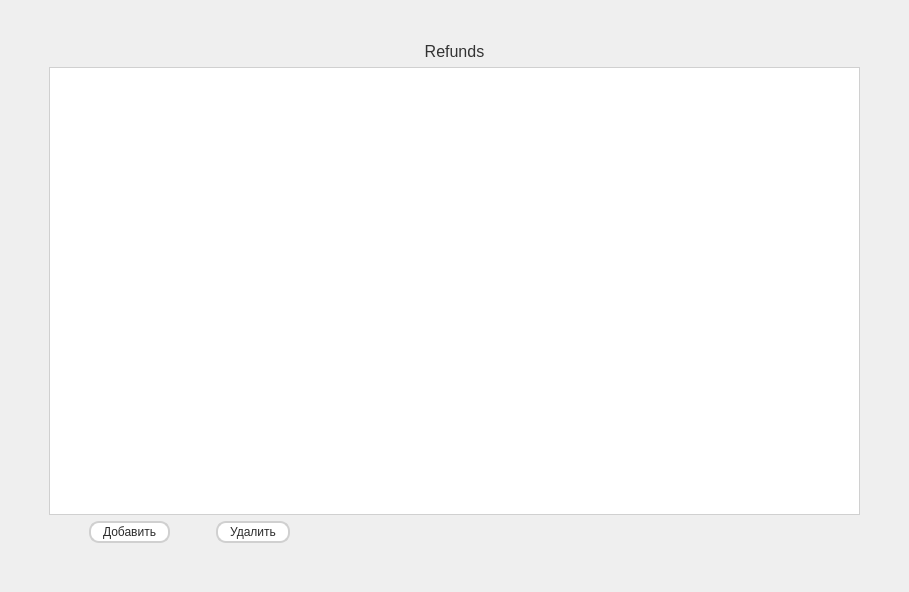
        <widget class="QWidget" name="tab_8">
         <attribute name="title">
          <string>Refunds</string>
         </attribute>
         <widget class="QWidget" name="layoutWidget">
          <property name="geometry">
           <rect>
            <x>9</x>
            <y>2</y>
            <width>891</width>
            <height>581</height>
           </rect>
          </property>
          <layout class="QVBoxLayout" name="verticalLayout_15">
           <item>
            <spacer name="verticalSpacer_7">
             <property name="orientation">
              <enum>Qt::Orientation::Vertical</enum>
             </property>
             <property name="sizeType">
              <enum>QSizePolicy::Policy::Minimum</enum>
             </property>
             <property name="sizeHint" stdset="0">
              <size>
               <width>20</width>
               <height>40</height>
              </size>
             </property>
            </spacer>
           </item>
           <item>
            <layout class="QHBoxLayout" name="horizontalLayout_13">
             <item>
              <spacer name="horizontalSpacer_32">
               <property name="orientation">
                <enum>Qt::Orientation::Horizontal</enum>
               </property>
               <property name="sizeType">
                <enum>QSizePolicy::Policy::Minimum</enum>
               </property>
               <property name="sizeHint" stdset="0">
                <size>
                 <width>40</width>
                 <height>20</height>
                </size>
               </property>
              </spacer>
             </item>
             <item>
              <layout class="QVBoxLayout" name="RefundFullLayout">
               <property name="sizeConstraint">
                <enum>QLayout::SizeConstraint::SetDefaultConstraint</enum>
               </property>
               <item>
                <layout class="QVBoxLayout" name="verticalLayout_13">
                 <item>
                  <widget class="QLabel" name="label_13">
                   <property name="styleSheet">
                    <string notr="true">color: #333333;
font-size: 12pt;
</string>
                   </property>
                   <property name="text">
                    <string>Refunds</string>
                   </property>
                   <property name="alignment">
                    <set>Qt::AlignmentFlag::AlignCenter</set>
                   </property>
                  </widget>
                 </item>
                 <item>
                  <widget class="QTableView" name="refundsAdmin">
                   <property name="styleSheet">
                    <string notr="true">QTableView {
    background-color: #ffffff;
    gridline-color: #d0d0d0;
    alternate-background-color: #f9f9f9;
    color: #2c2c2c;
    border: 1px solid #d0d0d0;
    selection-background-color: #0078d7;
    selection-color: #ffffff;
}
QHeaderView::section {
    background-color: #e8e8e8;
    color: #333333;
    padding: 6px;
    border: 1px solid #d0d0d0;
}
</string>
                   </property>
                  </widget>
                 </item>
                </layout>
               </item>
               <item>
                <layout class="QHBoxLayout" name="horizontalLayout_11">
                 <item>
                  <spacer name="horizontalSpacer_27">
                   <property name="orientation">
                    <enum>Qt::Orientation::Horizontal</enum>
                   </property>
                   <property name="sizeType">
                    <enum>QSizePolicy::Policy::Minimum</enum>
                   </property>
                   <property name="sizeHint" stdset="0">
                    <size>
                     <width>40</width>
                     <height>20</height>
                    </size>
                   </property>
                  </spacer>
                 </item>
                 <item>
                  <widget class="QPushButton" name="addRefundsAdmin">
                   <property name="styleSheet">
                    <string notr="true">QPushButton {
    background-color: #ffffff;
    border: 2px solid #d0d0d0;
    border-radius: 10px;
    padding: 2px 12px;
    color: #2c2c2c;
}
QPushButton:hover {
    background-color: #e8e8e8;
    border-color: #b0b0b0;
}
QPushButton:pressed {
    background-color: #d0d0d0;
}
</string>
                   </property>
                   <property name="text">
                    <string>Добавить</string>
                   </property>
                  </widget>
                 </item>
                 <item>
                  <spacer name="horizontalSpacer_28">
                   <property name="orientation">
                    <enum>Qt::Orientation::Horizontal</enum>
                   </property>
                   <property name="sizeType">
                    <enum>QSizePolicy::Policy::Minimum</enum>
                   </property>
                   <property name="sizeHint" stdset="0">
                    <size>
                     <width>40</width>
                     <height>20</height>
                    </size>
                   </property>
                  </spacer>
                 </item>
                 <item>
                  <widget class="QPushButton" name="deleteRefundsAdmin">
                   <property name="styleSheet">
                    <string notr="true">QPushButton {
    background-color: #ffffff;
    border: 2px solid #d0d0d0;
    border-radius: 10px;
    padding: 2px 12px;
    color: #2c2c2c;
}
QPushButton:hover {
    background-color: #e8e8e8;
    border-color: #b0b0b0;
}
QPushButton:pressed {
    background-color: #d0d0d0;
}
</string>
                   </property>
                   <property name="text">
                    <string>Удалить</string>
                   </property>
                  </widget>
                 </item>
                 <item>
                  <spacer name="horizontalSpacer_29">
                   <property name="orientation">
                    <enum>Qt::Orientation::Horizontal</enum>
                   </property>
                   <property name="sizeHint" stdset="0">
                    <size>
                     <width>40</width>
                     <height>20</height>
                    </size>
                   </property>
                  </spacer>
                 </item>
                </layout>
               </item>
              </layout>
             </item>
             <item>
              <spacer name="horizontalSpacer_33">
               <property name="orientation">
                <enum>Qt::Orientation::Horizontal</enum>
               </property>
               <property name="sizeType">
                <enum>QSizePolicy::Policy::Minimum</enum>
               </property>
               <property name="sizeHint" stdset="0">
                <size>
                 <width>40</width>
                 <height>20</height>
                </size>
               </property>
              </spacer>
             </item>
            </layout>
           </item>
           <item>
            <spacer name="verticalSpacer_8">
             <property name="orientation">
              <enum>Qt::Orientation::Vertical</enum>
             </property>
             <property name="sizeType">
              <enum>QSizePolicy::Policy::Minimum</enum>
             </property>
             <property name="sizeHint" stdset="0">
              <size>
               <width>20</width>
               <height>40</height>
              </size>
             </property>
            </spacer>
           </item>
          </layout>
         </widget>
        </widget>
